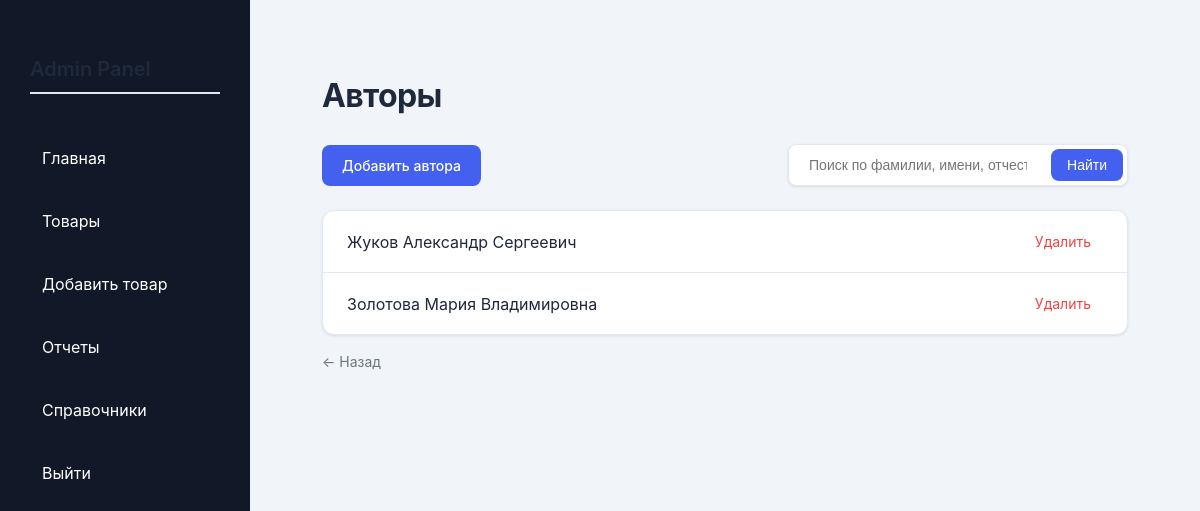
Page /admin-panel/authors/ on the committed database.
### shop/models.py (models this page shows, shortened)
class Author(models.Model):
    last_name = models.CharField(max_length=100, verbose_name="Фамилия")
    first_name = models.CharField(max_length=100, verbose_name="Имя")
    middle_name = models.CharField(max_length=100, blank=True, null=True, verbose_name="Отчество")
    class Meta:
        verbose_name = "Автор"
        verbose_name_plural = "Авторы"
        ordering = ['last_name', 'first_name']

### admin_panel/views.py (the view)
# urls.py: path('authors/', views.author_list, name='author_list'),
def author_list(request):
    q = request.GET.get('q')
    authors = Author.objects.all()
    if q:
        authors = authors.filter(
            Q(first_name__icontains=q) |
            Q(last_name__icontains=q) |
            Q(middle_name__icontains=q)
        )
    return render(request, 'admin_panel/dictionaries/authors/authors.html', {
        'authors': authors
    })

### cart/context_processors.py (called while the page is built)
def cart(request):
    if request.user.is_authenticated:
        buyer = getattr(request.user, 'buyer', None)
        if buyer:
            count = Cart.objects.filter(
                buyer=buyer
            ).aggregate(
                total=Sum('quantity')
            )['total'] or 0
        else:
            count = 0
    else:
        count = 0
    return {
        'cart_item_count': count
    }

### admin_panel/templates/admin_panel/dictionaries/authors/authors.html (shortened to what this page needs)
{% extends 'admin_panel/base.html' %}
{% load static %}
{% block extra_css %}
<link rel="stylesheet" href="{% static 'admin_panel/css/index.css' %}">
{% endblock %}
{% block content %}
<div class="container">
    <h1>Авторы</h1>
    <div class="action-bar">
        <a href="{% url 'admin_panel:author_create' %}" class="btn">
            Добавить автора
        </a>
        <form method="get" class="search-box">
            <input type="text" name="q" placeholder="Поиск по фамилии, имени, отчеству..." value="{{ search_query }}">
            <button type="submit">Найти</button>
        </form>
    </div>
    <div class="list">
        {% for author in authors %}
            <div class="list-item">
                <span>
                    {{ author.last_name }} {{ author.first_name }} {{ author.middle_name|default:"" }}
                </span>
                <a href="{% url 'admin_panel:author_delete' author.id %}" onclick="return confirm('Удалить автора «{{ author.last_name }} {{ author.first_name }}»?')">
                    Удалить
                </a>
            </div>
        {% endfor %}
    </div>
    <a href="javascript:history.back()" class="back-link">
        ← Назад
    </a>
</div>
{% endblock %}

### admin_panel/static/admin_panel/css/admin.css (style rules this page uses)
body { margin: 0; font-family: Arial, sans-serif; background: #f5f5f5; }

### admin_panel/static/admin_panel/css/index.css (style rules this page uses)
:root { --primary: #4361ee; --primary-dark: #3a56d4; --secondary: #6c757d; --success: #10b981; --danger: #ef4444; --warning: #f59e0b; --dark: #1e293b; --light: #f8fafc; --gray: #94a3b8; --border: #e2e8f0; --shadow: 0 1px 3px rgba(0,0,0,0.1); --shadow-lg: 0 10px 40px rgba(0,0,0,0.1); --radius: 12px; --radius-sm: 8px; }
* { margin: 0; padding: 0; box-sizing: border-box; }
body { font-family: 'Inter', -apple-system, BlinkMacSystemFont, 'Segoe UI', Roboto, sans-serif; background: #f1f5f9; color: var(--dark); line-height: 1.5; }
.container { max-width: 1400px; margin: 0 auto; padding: 2rem; }
h1 { font-size: 2rem; font-weight: 700; margin-bottom: 1.5rem; color: var(--dark); letter-spacing: -0.02em; }
.btn { display: inline-flex; align-items: center; gap: 0.5rem; background: var(--primary); color: white; border: none; padding: 0.625rem 1.25rem; border-radius: var(--radius-sm); font-size: 0.875rem; font-weight: 500; cursor: pointer; text-decoration: none; transition: all 0.2s ease; }
.action-bar { display: flex; justify-content: space-between; align-items: center; margin-bottom: 1.5rem; flex-wrap: wrap; gap: 1rem; }
.search-box { display: flex; gap: 0.5rem; background: white; padding: 0.25rem; border-radius: var(--radius-sm); box-shadow: var(--shadow); border: 1px solid var(--border); }
.search-box input { border: none; padding: 0.5rem 1rem; font-size: 0.875rem; min-width: 250px; outline: none; border-radius: var(--radius-sm); }
.search-box button { background: var(--primary); border: none; padding: 0.5rem 1rem; border-radius: var(--radius-sm); cursor: pointer; color: white; font-size: 0.875rem; }
.list { background: white; border-radius: var(--radius); box-shadow: var(--shadow); overflow: hidden; border: 1px solid var(--border); }
.list-item { display: flex; justify-content: space-between; align-items: center; padding: 1rem 1.5rem; border-bottom: 1px solid var(--border); transition: background 0.2s ease; }
.list-item:last-child { border-bottom: none; }
.list-item span { font-size: 1rem; }
.list-item a { color: var(--danger); text-decoration: none; font-size: 0.875rem; padding: 0.25rem 0.75rem; border-radius: var(--radius-sm); transition: all 0.2s ease; }
form input, form select, form textarea { width: 100%; padding: 0.625rem 0.875rem; border: 1px solid var(--border); border-radius: var(--radius-sm); font-size: 0.875rem; transition: all 0.2s ease; }
.back-link { display: inline-flex; align-items: center; gap: 0.375rem; color: var(--secondary); text-decoration: none; margin-top: 1rem; font-size: 0.875rem; transition: color 0.2s ease; }

### rows in the picture
Author: last_name "Жуков", first_name "Александр", middle_name "Сергеевич"
Author: last_name "Золотова", first_name "Мария", middle_name "Владимировна"
